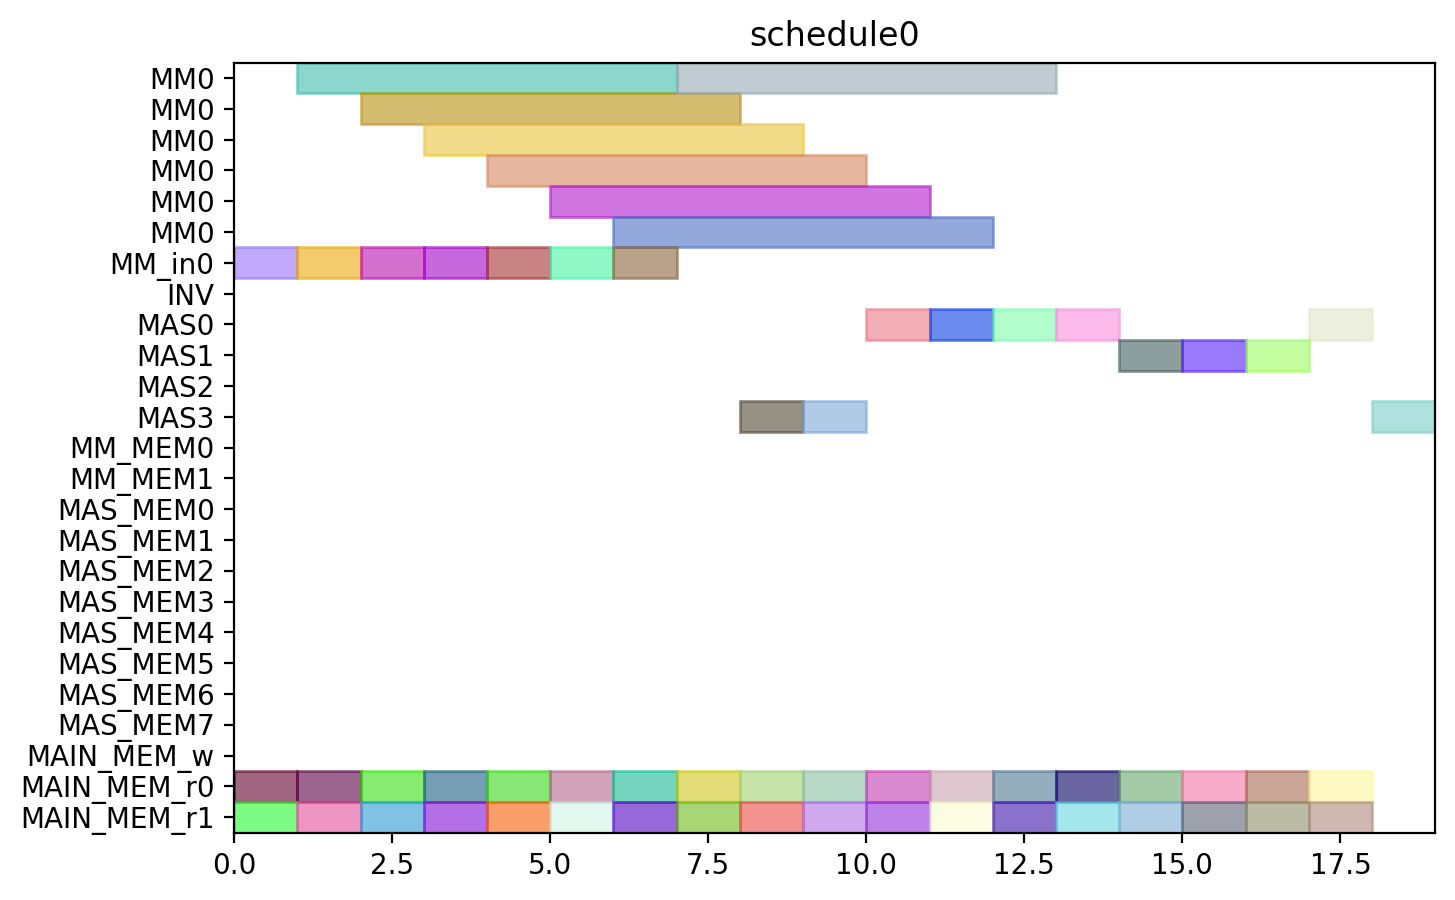

Recreate this plot in Python.
from pyschedule import Scenario, solvers, plotters, alt


def solve():
	horizon = 90
	S = Scenario("schedule0", horizon=horizon)

	# resource
	MM = S.Resources('MM', num=1, size=6)
	MM_in = S.Resources('MM_in', num=1)
	INV = S.Resource('INV')
	MAS = S.Resources('MAS', num=4, size=1, periods=range(1, horizon))
	MM_MEM = S.Resources('MM_MEM', num=2)
	MAS_MEM = S.Resources('MAS_MEM', num=8)
	MAIN_MEM_w = S.Resource('MAIN_MEM_w', size=1)
	MAIN_MEM_r = S.Resources('MAIN_MEM_r', num=2)

	# result of previous scheduling

	# new tasks
	t0_t0 = S.Task('t0_t0', length=1, delay_cost=1)
	t0_t0 += alt(MAS)

	t0_t0_mem0 = S.Task('t0_t0_mem0', length=1, delay_cost=1)
	t0_t0_mem0 += MAIN_MEM_r[0]
	S += t0_t0_mem0 <= t0_t0

	t0_t0_mem1 = S.Task('t0_t0_mem1', length=1, delay_cost=1)
	t0_t0_mem1 += MAIN_MEM_r[1]
	S += t0_t0_mem1 <= t0_t0

	t0_t1 = S.Task('t0_t1', length=1, delay_cost=1)
	t0_t1 += alt(MAS)

	t0_t1_mem0 = S.Task('t0_t1_mem0', length=1, delay_cost=1)
	t0_t1_mem0 += MAIN_MEM_r[0]
	S += t0_t1_mem0 <= t0_t1

	t0_t1_mem1 = S.Task('t0_t1_mem1', length=1, delay_cost=1)
	t0_t1_mem1 += MAIN_MEM_r[1]
	S += t0_t1_mem1 <= t0_t1

	t0_t3_in = S.Task('t0_t3_in', length=1, delay_cost=1)
	t0_t3_in += alt(MM_in)
	t0_t3 = S.Task('t0_t3', length=6, delay_cost=1)
	t0_t3 += alt(MM)
	S += t0_t3>=t0_t3_in

	t0_t3_mem0 = S.Task('t0_t3_mem0', length=1, delay_cost=1)
	t0_t3_mem0 += MAIN_MEM_r[0]
	S += t0_t3_mem0 <= t0_t3

	t0_t3_mem1 = S.Task('t0_t3_mem1', length=1, delay_cost=1)
	t0_t3_mem1 += MAIN_MEM_r[1]
	S += t0_t3_mem1 <= t0_t3

	t1_t0 = S.Task('t1_t0', length=1, delay_cost=1)
	t1_t0 += alt(MAS)

	t1_t0_mem0 = S.Task('t1_t0_mem0', length=1, delay_cost=1)
	t1_t0_mem0 += MAIN_MEM_r[0]
	S += t1_t0_mem0 <= t1_t0

	t1_t0_mem1 = S.Task('t1_t0_mem1', length=1, delay_cost=1)
	t1_t0_mem1 += MAIN_MEM_r[1]
	S += t1_t0_mem1 <= t1_t0

	t1_t1 = S.Task('t1_t1', length=1, delay_cost=1)
	t1_t1 += alt(MAS)

	t1_t1_mem0 = S.Task('t1_t1_mem0', length=1, delay_cost=1)
	t1_t1_mem0 += MAIN_MEM_r[0]
	S += t1_t1_mem0 <= t1_t1

	t1_t1_mem1 = S.Task('t1_t1_mem1', length=1, delay_cost=1)
	t1_t1_mem1 += MAIN_MEM_r[1]
	S += t1_t1_mem1 <= t1_t1

	t1_t3_in = S.Task('t1_t3_in', length=1, delay_cost=1)
	t1_t3_in += alt(MM_in)
	t1_t3 = S.Task('t1_t3', length=6, delay_cost=1)
	t1_t3 += alt(MM)
	S += t1_t3>=t1_t3_in

	t1_t3_mem0 = S.Task('t1_t3_mem0', length=1, delay_cost=1)
	t1_t3_mem0 += MAIN_MEM_r[0]
	S += t1_t3_mem0 <= t1_t3

	t1_t3_mem1 = S.Task('t1_t3_mem1', length=1, delay_cost=1)
	t1_t3_mem1 += MAIN_MEM_r[1]
	S += t1_t3_mem1 <= t1_t3

	t2_t2 = S.Task('t2_t2', length=1, delay_cost=1)
	t2_t2 += alt(MAS)

	t2_t2_mem0 = S.Task('t2_t2_mem0', length=1, delay_cost=1)
	t2_t2_mem0 += MAIN_MEM_r[0]
	S += t2_t2_mem0 <= t2_t2

	t2_t2_mem1 = S.Task('t2_t2_mem1', length=1, delay_cost=1)
	t2_t2_mem1 += MAIN_MEM_r[1]
	S += t2_t2_mem1 <= t2_t2

	t5_t0_in = S.Task('t5_t0_in', length=1, delay_cost=1)
	t5_t0_in += alt(MM_in)
	t5_t0 = S.Task('t5_t0', length=6, delay_cost=1)
	t5_t0 += alt(MM)
	S += t5_t0>=t5_t0_in

	t5_t0_mem0 = S.Task('t5_t0_mem0', length=1, delay_cost=1)
	t5_t0_mem0 += MAIN_MEM_r[0]
	S += t5_t0_mem0 <= t5_t0

	t5_t0_mem1 = S.Task('t5_t0_mem1', length=1, delay_cost=1)
	t5_t0_mem1 += MAIN_MEM_r[1]
	S += t5_t0_mem1 <= t5_t0

	t5_t1_in = S.Task('t5_t1_in', length=1, delay_cost=1)
	t5_t1_in += alt(MM_in)
	t5_t1 = S.Task('t5_t1', length=6, delay_cost=1)
	t5_t1 += alt(MM)
	S += t5_t1>=t5_t1_in

	t5_t1_mem0 = S.Task('t5_t1_mem0', length=1, delay_cost=1)
	t5_t1_mem0 += MAIN_MEM_r[0]
	S += t5_t1_mem0 <= t5_t1

	t5_t1_mem1 = S.Task('t5_t1_mem1', length=1, delay_cost=1)
	t5_t1_mem1 += MAIN_MEM_r[1]
	S += t5_t1_mem1 <= t5_t1

	t5_t2 = S.Task('t5_t2', length=1, delay_cost=1)
	t5_t2 += alt(MAS)

	t5_t2_mem0 = S.Task('t5_t2_mem0', length=1, delay_cost=1)
	t5_t2_mem0 += MAIN_MEM_r[0]
	S += t5_t2_mem0 <= t5_t2

	t5_t2_mem1 = S.Task('t5_t2_mem1', length=1, delay_cost=1)
	t5_t2_mem1 += MAIN_MEM_r[1]
	S += t5_t2_mem1 <= t5_t2

	t5_t3 = S.Task('t5_t3', length=1, delay_cost=1)
	t5_t3 += alt(MAS)

	t5_t3_mem0 = S.Task('t5_t3_mem0', length=1, delay_cost=1)
	t5_t3_mem0 += MAIN_MEM_r[0]
	S += t5_t3_mem0 <= t5_t3

	t5_t3_mem1 = S.Task('t5_t3_mem1', length=1, delay_cost=1)
	t5_t3_mem1 += MAIN_MEM_r[1]
	S += t5_t3_mem1 <= t5_t3

	t7_t0 = S.Task('t7_t0', length=1, delay_cost=1)
	t7_t0 += alt(MAS)

	t7_t0_mem0 = S.Task('t7_t0_mem0', length=1, delay_cost=1)
	t7_t0_mem0 += MAIN_MEM_r[0]
	S += t7_t0_mem0 <= t7_t0

	t7_t0_mem1 = S.Task('t7_t0_mem1', length=1, delay_cost=1)
	t7_t0_mem1 += MAIN_MEM_r[1]
	S += t7_t0_mem1 <= t7_t0

	t7_t1 = S.Task('t7_t1', length=1, delay_cost=1)
	t7_t1 += alt(MAS)

	t7_t1_mem0 = S.Task('t7_t1_mem0', length=1, delay_cost=1)
	t7_t1_mem0 += MAIN_MEM_r[0]
	S += t7_t1_mem0 <= t7_t1

	t7_t1_mem1 = S.Task('t7_t1_mem1', length=1, delay_cost=1)
	t7_t1_mem1 += MAIN_MEM_r[1]
	S += t7_t1_mem1 <= t7_t1

	t7_t3_in = S.Task('t7_t3_in', length=1, delay_cost=1)
	t7_t3_in += alt(MM_in)
	t7_t3 = S.Task('t7_t3', length=6, delay_cost=1)
	t7_t3 += alt(MM)
	S += t7_t3>=t7_t3_in

	t7_t3_mem0 = S.Task('t7_t3_mem0', length=1, delay_cost=1)
	t7_t3_mem0 += MAIN_MEM_r[0]
	S += t7_t3_mem0 <= t7_t3

	t7_t3_mem1 = S.Task('t7_t3_mem1', length=1, delay_cost=1)
	t7_t3_mem1 += MAIN_MEM_r[1]
	S += t7_t3_mem1 <= t7_t3

	t10_t0_in = S.Task('t10_t0_in', length=1, delay_cost=1)
	t10_t0_in += alt(MM_in)
	t10_t0 = S.Task('t10_t0', length=6, delay_cost=1)
	t10_t0 += alt(MM)
	S += t10_t0>=t10_t0_in

	t10_t0_mem0 = S.Task('t10_t0_mem0', length=1, delay_cost=1)
	t10_t0_mem0 += MAIN_MEM_r[0]
	S += t10_t0_mem0 <= t10_t0

	t10_t0_mem1 = S.Task('t10_t0_mem1', length=1, delay_cost=1)
	t10_t0_mem1 += MAIN_MEM_r[1]
	S += t10_t0_mem1 <= t10_t0

	t10_t1_in = S.Task('t10_t1_in', length=1, delay_cost=1)
	t10_t1_in += alt(MM_in)
	t10_t1 = S.Task('t10_t1', length=6, delay_cost=1)
	t10_t1 += alt(MM)
	S += t10_t1>=t10_t1_in

	t10_t1_mem0 = S.Task('t10_t1_mem0', length=1, delay_cost=1)
	t10_t1_mem0 += MAIN_MEM_r[0]
	S += t10_t1_mem0 <= t10_t1

	t10_t1_mem1 = S.Task('t10_t1_mem1', length=1, delay_cost=1)
	t10_t1_mem1 += MAIN_MEM_r[1]
	S += t10_t1_mem1 <= t10_t1

	t10_t2 = S.Task('t10_t2', length=1, delay_cost=1)
	t10_t2 += alt(MAS)

	t10_t2_mem0 = S.Task('t10_t2_mem0', length=1, delay_cost=1)
	t10_t2_mem0 += MAIN_MEM_r[0]
	S += t10_t2_mem0 <= t10_t2

	t10_t2_mem1 = S.Task('t10_t2_mem1', length=1, delay_cost=1)
	t10_t2_mem1 += MAIN_MEM_r[1]
	S += t10_t2_mem1 <= t10_t2

	t10_t3 = S.Task('t10_t3', length=1, delay_cost=1)
	t10_t3 += alt(MAS)

	t10_t3_mem0 = S.Task('t10_t3_mem0', length=1, delay_cost=1)
	t10_t3_mem0 += MAIN_MEM_r[0]
	S += t10_t3_mem0 <= t10_t3

	t10_t3_mem1 = S.Task('t10_t3_mem1', length=1, delay_cost=1)
	t10_t3_mem1 += MAIN_MEM_r[1]
	S += t10_t3_mem1 <= t10_t3

	solvers.mip.solve(S,msg=1,kind='CPLEX',ratio_gap=1.01)

	solution = [['hoge']*len(S.solution()[1]) for i in range(len(S.solution()))]
	for i in range(len(S.solution())):
		for j in range(len(S.solution()[i])):
			solution[i][j]=str(S.solution()[i][j])
	print(solution)

	cycles = int(solution[-1][3])

	pic_file_name = "/home/mfukuda/ABE/python/multiRAM_multiMAS/scheduling_result/stage6MM1_stage1MAS4/PDBL/schedule0.png"
	if(S.solution() != []):
		plotters.matplotlib.plot(S,img_filename=pic_file_name, show_task_labels=False, fig_size=(cycles*0.25+3, 5))

	return solution
